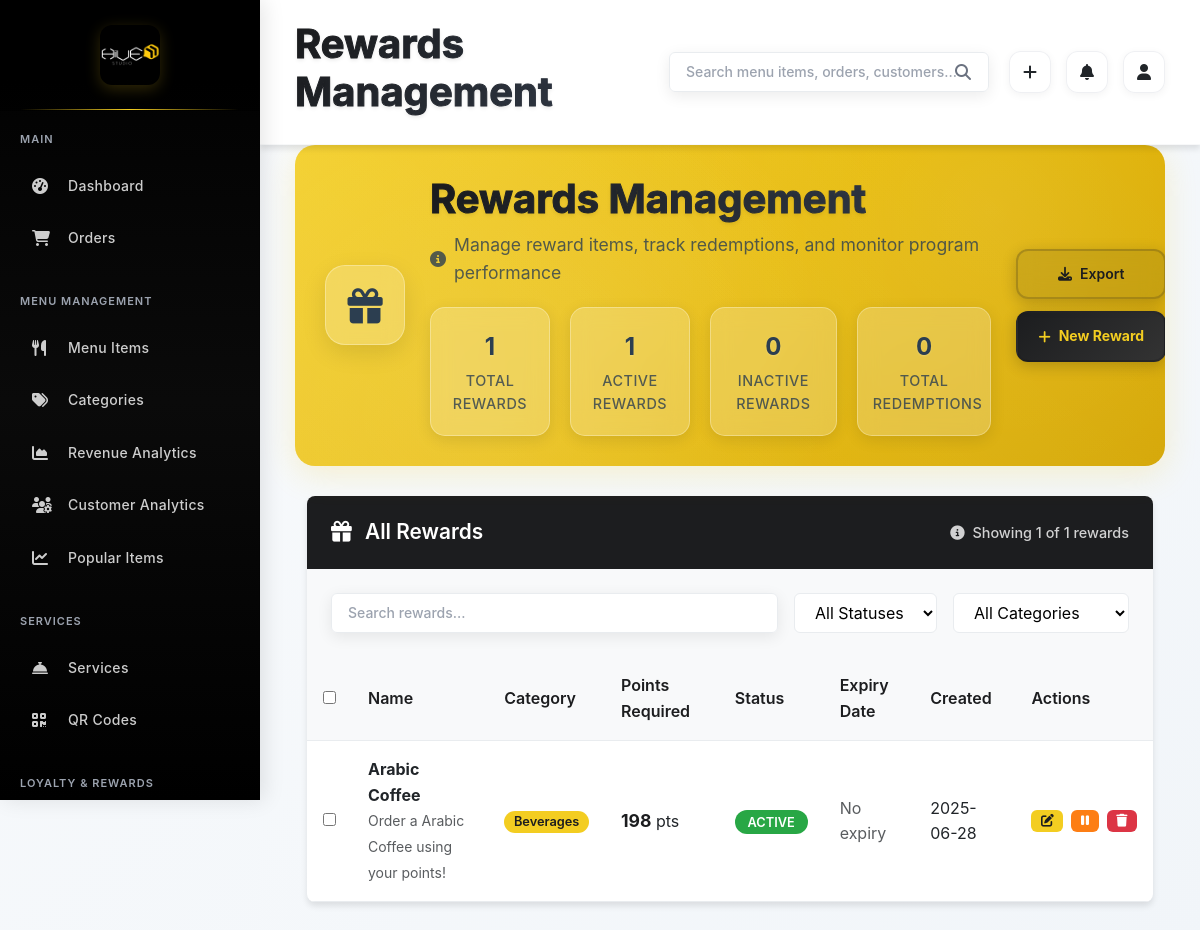
Before: /admin/rewards (signed in) with the older database file.
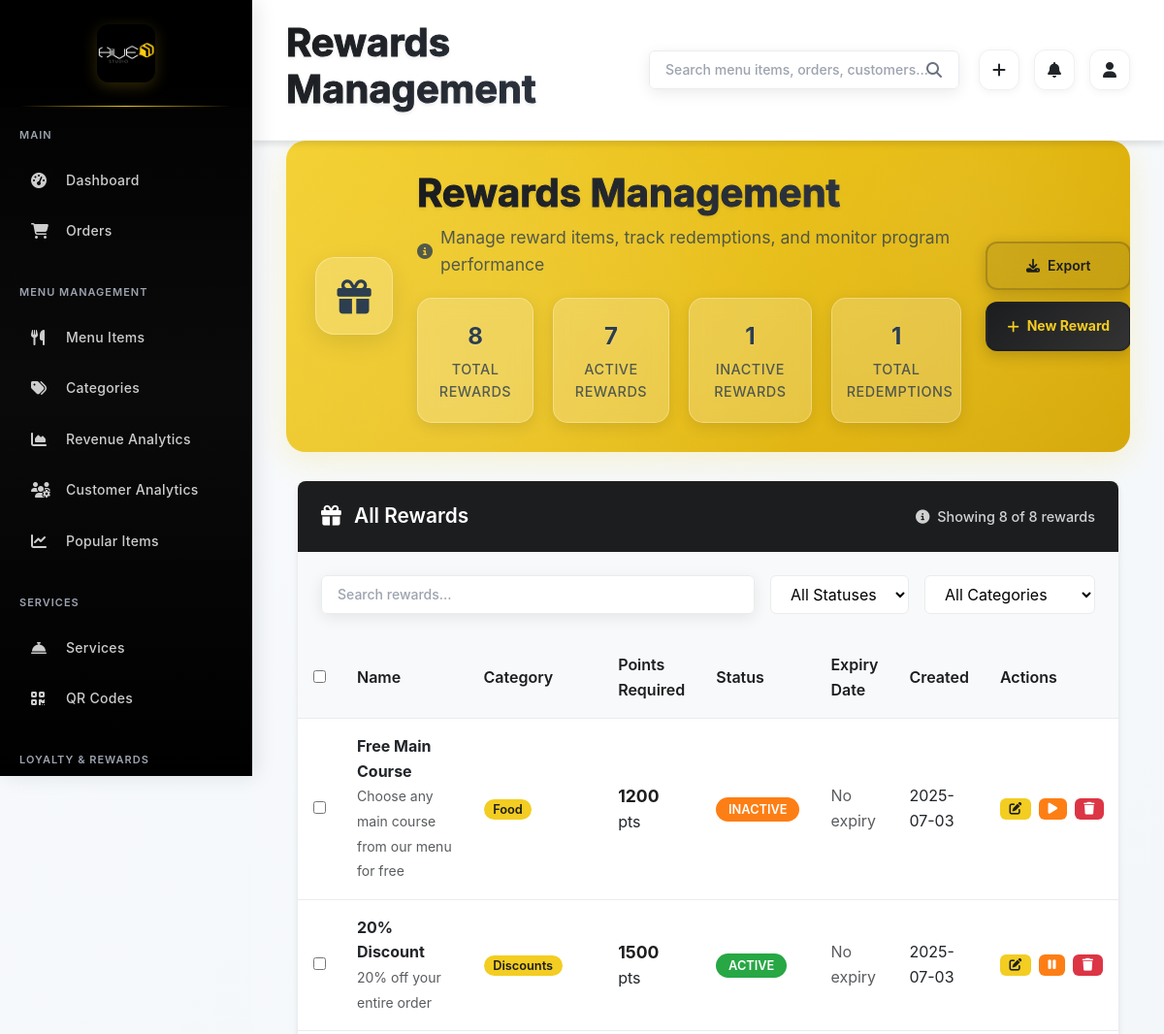
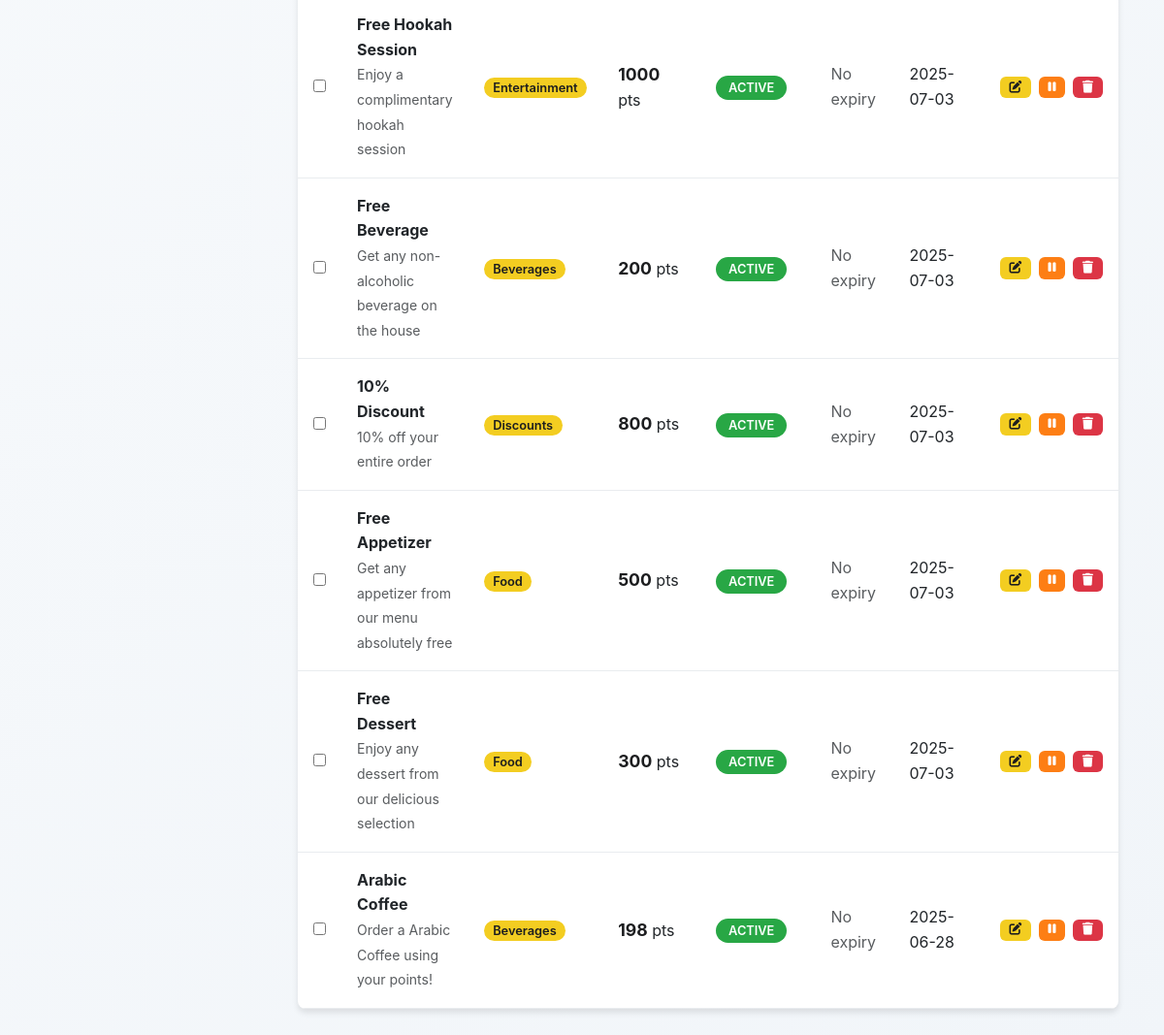
After: the same page with the newer database file (2 pictures, top to bottom).
### app/models.py (models this page shows, shortened)
class RewardItem(db.Model):
    __tablename__ = 'reward_items'
    reward_id = db.Column(db.Integer, primary_key=True)
    name = db.Column(db.String(100), nullable=False)
    description = db.Column(db.Text, nullable=True)
    points_required = db.Column(db.Integer, nullable=False)
    item_id = db.Column(db.Integer, db.ForeignKey('menu_items.item_id'), nullable=True)
    category = db.Column(db.String(50), nullable=True)
    status = db.Column(db.Enum('active', 'inactive', 'expired', name='reward_status'),
                      nullable=False, default='active')
    expiry_date = db.Column(db.DateTime, nullable=True)
    created_at = db.Column(db.DateTime, default=datetime.utcnow)
    redemptions = db.relationship('RewardRedemption', backref='reward', lazy='dynamic')

### app/modules/admin/routes.py (the view)
@bp.route('/rewards')
@login_required
def rewards_management():
    if not current_user.is_admin():
        return redirect(url_for('main.index'))
    page = request.args.get('page', 1, type=int)
    per_page = 20
    rewards = RewardItem.query.order_by(RewardItem.created_at.desc()).paginate(
        page=page, per_page=per_page, error_out=False
    )
    total_rewards = RewardItem.query.count()
    active_rewards = RewardItem.query.filter_by(status='active').count()
    inactive_rewards = RewardItem.query.filter_by(status='inactive').count()
    total_redemptions = RewardRedemption.query.count()
    recent_redemptions = RewardRedemption.query.order_by(
        RewardRedemption.redemption_date.desc()
    ).limit(10).all()
    return render_template('rewards_management.html',
                         rewards=rewards,
                         total_rewards=total_rewards,
                         active_rewards=active_rewards,
                         inactive_rewards=inactive_rewards,
                         total_redemptions=total_redemptions,
                         recent_redemptions=recent_redemptions,
                         datetime=datetime)

### app/modules/admin/templates/rewards_management.html (shortened to what this page needs)
{% extends "base.html" %}
{% block page_title %}Rewards Management{% endblock %}
{% block content %}
<div class="page-header">
    <div class="header-background">
        <div class="header-pattern"></div>
        <div class="header-gradient"></div>
    </div>
    <div class="header-content">
        <div class="header-icon-container">
            <div class="header-icon">
                <i class="fas fa-gift"></i>
            </div>
        </div>
        <div class="header-text">
            <h1 class="page-title">Rewards Management</h1>
            <p class="page-description">
                <i class="fas fa-info-circle"></i>
                Manage reward items, track redemptions, and monitor program performance
            </p>
            <div class="header-stats">
                <div class="stat-item">
                    <span class="stat-number">{{ total_rewards if total_rewards else 0 }}</span>
                    <span class="stat-label">Total Rewards</span>
                </div>
                <div class="stat-item">
                    <span class="stat-number">{{ active_rewards if active_rewards else 0 }}</span>
                    <span class="stat-label">Active Rewards</span>
                </div>
                <div class="stat-item">
                    <span class="stat-number">{{ inactive_rewards if inactive_rewards else 0 }}</span>
                    <span class="stat-label">Inactive Rewards</span>
                </div>
                <div class="stat-item">
                    <span class="stat-number">{{ total_redemptions if total_redemptions else 0 }}</span>
                    <span class="stat-label">Total Redemptions</span>
                </div>
            </div>
        </div>
        <div class="header-actions">
            <button class="header-btn header-btn-secondary" onclick="exportRewards()">
                <i class="fas fa-download"></i>
                <span>Export</span>
            </button>
            <a href="{{ url_for('admin.add_reward') }}" class="header-btn header-btn-primary">
                <i class="fas fa-plus"></i>
                <span>New Reward</span>
            </a>
        </div>
    </div>
</div>
<div class="container-fluid">
    <div class="rewards-table-container">
        <div class="table-header">
            <h2 class="table-title">
                <i class="fas fa-gift me-2"></i>
                All Rewards
            </h2>
            <div class="table-actions">
                <span class="table-info">
                    <i class="fas fa-info-circle me-1"></i>
                    Showing {{ rewards.items|length }} of {{ rewards.total }} rewards
                </span>
            </div>
        </div>
        <div class="search-filters">
            <input type="text" class="search-input" placeholder="Search rewards..." id="searchInput">
            <select class="filter-select" id="statusFilter">
                <option value="">All Statuses</option>
            </select>
            <select class="filter-select" id="categoryFilter">
                <option value="">All Categories</option>
            </select>
        </div>
        <table class="rewards-table">
            <thead>
                <tr>
                    <th>
                        <input type="checkbox" id="selectAll" onchange="toggleSelectAll()">
                    </th>
                    <th>Name</th>
                    <th>Category</th>
                    <th>Points Required</th>
                    <th>Status</th>
                    <th>Expiry Date</th>
                    <th>Created</th>
                    <th>Actions</th>
                </tr>
            </thead>
            <tbody>
                {% for reward in rewards.items %}
                <tr>
                    <td>
                        <input type="checkbox" class="reward-checkbox" value="{{ reward.reward_id }}" onchange="updateSelection()">
                    </td>
                    <td>
                        <strong>{{ reward.name }}</strong>
                        {% if reward.description %}
                        <br><small class="text-muted">{{ reward.description[:50] }}{% if reward.description|length > 50 %}...{% endif %}</small>
                        {% endif %}
                    </td>
                    <td>
                        {% if reward.category %}
                        <span class="reward-category">{{ reward.category }}</span>
                        {% else %}
                        <span class="text-muted">No category</span>
                        {% endif %}
                    </td>
                    <td>
                        <span class="points-required">{{ reward.points_required }}</span> pts
                    </td>
                    <td>
                        <span class="status-badge status-{{ reward.status }}">
                            {{ reward.status }}
                        </span>
                    </td>
                    <td>
                        {% if reward.expiry_date %}
                        {{ reward.expiry_date.strftime('%Y-%m-%d') }}
                        {% else %}
                        <span class="text-muted">No expiry</span>
                        {% endif %}
                    </td>
                    <td>
                        {{ reward.created_at.strftime('%Y-%m-%d') }}
                    </td>
                    <td>
                        <div class="action-buttons" style="display: flex; gap: 0.5rem;">
                            <a href="{{ url_for('admin.edit_reward', reward_id=reward.reward_id) }}"
                               class="btn btn-sm btn-primary" title="Edit">
                                <i class="fas fa-edit"></i>
                            </a>
                            <button class="btn btn-sm btn-warning"
                                    onclick="toggleRewardStatus('{{ reward.reward_id }}')"
                                    title="{{ 'Deactivate' if reward.status == 'active' else 'Activate' }}">
                                <i class="fas fa-{{ 'pause' if reward.status == 'active' else 'play' }}"></i>
                            </button>
                            <button class="btn btn-sm btn-danger"
                                    onclick="deleteReward('{{ reward.reward_id }}')"
                                    title="Delete">
                                <i class="fas fa-trash"></i>
                            </button>
                        </div>
                    </td>
                </tr>
                {% endfor %}
            </tbody>
        </table>
    </div>
</div>
{% endblock %}

### app/modules/admin/templates/base.html (shortened to what this page needs)
<!DOCTYPE html>
<html lang="en">
<head>
    <link href="https://cdn.jsdelivr.net/npm/bootstrap@5.3.0/dist/css/bootstrap.min.css" rel="stylesheet" media="print" onload="this.media='all'">
    <link href="https://cdnjs.cloudflare.com/ajax/libs/font-awesome/6.4.0/css/all.min.css" rel="stylesheet" media="print" onload="this.media='all'">
    <link href="{{ url_for('static', filename='css/admin.css') }}" rel="stylesheet">
</head>
<body>
    <div class="admin-sidebar">
        <div class="sidebar-header">
            <a href="{{ url_for('admin.dashboard') }}" class="sidebar-logo">
                <img src="{{ url_for('static', filename='images/image.png') }}" alt="Logo" style="width: 60px; height: 60px; object-fit: contain;">
            </a>
        </div>
        <nav class="sidebar-nav">
            <div class="nav-section">
                <div class="nav-section-title">Main</div>
                <div class="nav-item">
                    <a href="{{ url_for('admin.dashboard') }}" class="nav-link {% if request.endpoint == 'admin.dashboard' %}active{% endif %}">
                        <i class="fas fa-tachometer-alt"></i>
                        <span class="nav-text">Dashboard</span>
                    </a>
                </div>
                <div class="nav-item">
                    <a href="{{ url_for('admin.orders') }}" class="nav-link {% if request.endpoint == 'admin.orders' %}active{% endif %}">
                        <i class="fas fa-shopping-cart"></i>
                        <span class="nav-text">Orders</span>
                    </a>
                </div>
            </div>
            <div class="nav-section">
                <div class="nav-section-title">Menu Management</div>
                <div class="nav-item">
                    <a href="{{ url_for('admin.menu_management') }}" class="nav-link {% if request.endpoint == 'admin.menu_management' %}active{% endif %}">
                        <i class="fas fa-utensils"></i>
                        <span class="nav-text">Menu Items</span>
                    </a>
                </div>
                <div class="nav-item">
                    <a href="{{ url_for('admin.category_management') }}" class="nav-link {% if request.endpoint == 'admin.category_management' %}active{% endif %}">
                        <i class="fas fa-tags"></i>
                        <span class="nav-text">Categories</span>
                    </a>
                </div>
                <div class="nav-item">
                    <a href="{{ url_for('admin.revenue_analytics') }}" class="nav-link {% if request.endpoint == 'admin.revenue_analytics' %}active{% endif %}">
                        <i class="fas fa-chart-area"></i>
                        <span class="nav-text">Revenue Analytics</span>
                    </a>
                </div>
                <div class="nav-item">
                    <a href="{{ url_for('admin.customer_analytics') }}" class="nav-link {% if request.endpoint == 'admin.customer_analytics' %}active{% endif %}">
                        <i class="fas fa-users-cog"></i>
                        <span class="nav-text">Customer Analytics</span>
                    </a>
                </div>
                <div class="nav-item">
                    <a href="{{ url_for('admin.popular_items_analytics') }}" class="nav-link {% if request.endpoint == 'admin.popular_items_analytics' %}active{% endif %}">
                        <i class="fas fa-chart-line"></i>
                        <span class="nav-text">Popular Items</span>
                    </a>
                </div>
            </div>
            <div class="nav-section">
                <div class="nav-section-title">Services</div>
                <div class="nav-item">
                    <a href="{{ url_for('admin.services') }}" class="nav-link {% if request.endpoint == 'admin.services' %}active{% endif %}">
                        <i class="fas fa-concierge-bell"></i>
                        <span class="nav-text">Services</span>
                    </a>
                </div>
                <div class="nav-item">
                    <a href="{{ url_for('admin.qr_codes') }}" class="nav-link {% if request.endpoint == 'admin.qr_codes' %}active{% endif %}">
                        <i class="fas fa-qrcode"></i>
                        <span class="nav-text">QR Codes</span>
                    </a>
                </div>
            </div>
            <div class="nav-section">
                <div class="nav-section-title">Loyalty & Rewards</div>
            </div>
        </nav>
    </div>
    <div class="main-content">
        <div class="top-nav">
            <h1 class="page-title">{% block page_title %}Dashboard{% endblock %}</h1>
            <div class="top-nav-actions">
                <div class="search-box">
                    <input type="text" class="search-input" placeholder="Search menu items, orders, customers..." id="globalSearch" autocomplete="off">
                </div>
                <div class="nav-icons">
                    <div class="dropdown">
                        <a href="#" class="nav-icon" title="Quick Actions" data-bs-toggle="dropdown">
                            <i class="fas fa-plus"></i>
                        </a>
                    </div>
                    <div class="dropdown">
                        <a href="#" class="nav-icon" title="Notifications" data-bs-toggle="dropdown" id="notificationToggle">
                            <i class="fas fa-bell"></i>
                        </a>
                    </div>
                    <div class="dropdown">
                        <a href="#" class="nav-icon" title="Profile" data-bs-toggle="dropdown">
                            <i class="fas fa-user"></i>
                        </a>
                    </div>
                </div>
            </div>
        </div>
        <div class="admin-content">
            {% block content %}{% endblock %}
        </div>
    </div>
</body>
</html>

Changed rows visible on the page:
added RewardItem: name "Free Main Course", description "Choose any main course from our menu for free", category "Food", points_required "1200", status "INACTIVE", shows "No expiry", created_at "2025-07-03"
added RewardItem: name "20% Discount", description "20% off your entire order", category "Discounts", points_required "1500", status "ACTIVE", shows "No expiry", created_at "2025-07-03"
added RewardItem: name "Free Hookah Session", description "Enjoy a complimentary hookah session", category "Entertainment", points_required "1000", status "ACTIVE", shows "No expiry", created_at "2025-07-03"
added RewardItem: name "Free Beverage", description "Get any non-alcoholic beverage on the house", category "Beverages", points_required "200", status "ACTIVE", shows "No expiry", created_at "2025-07-03"
added RewardItem: name "10% Discount", description "10% off your entire order", category "Discounts", points_required "800", status "ACTIVE", shows "No expiry", created_at "2025-07-03"
added RewardItem: name "Free Appetizer", description "Get any appetizer from our menu absolutely free", category "Food", points_required "500", status "ACTIVE", shows "No expiry", created_at "2025-07-03"
added RewardItem: name "Free Dessert", description "Enjoy any dessert from our delicious selection", category "Food", points_required "300", status "ACTIVE", shows "No expiry", created_at "2025-07-03"
Other visible differences:
{{ total_rewards if total_rewards else 0 }}: "1" → "8"
{{ active_rewards if active_rewards else 0 }}: "1" → "7"
{{ inactive_rewards if inactive_rewards else 0 }}: "0" → "1"
{{ total_redemptions if total_redemptions else 0 }}: "0" → "1"
{{ rewards.items|length }}: "1" → "8"
{{ rewards.total }}: "1" → "8"
